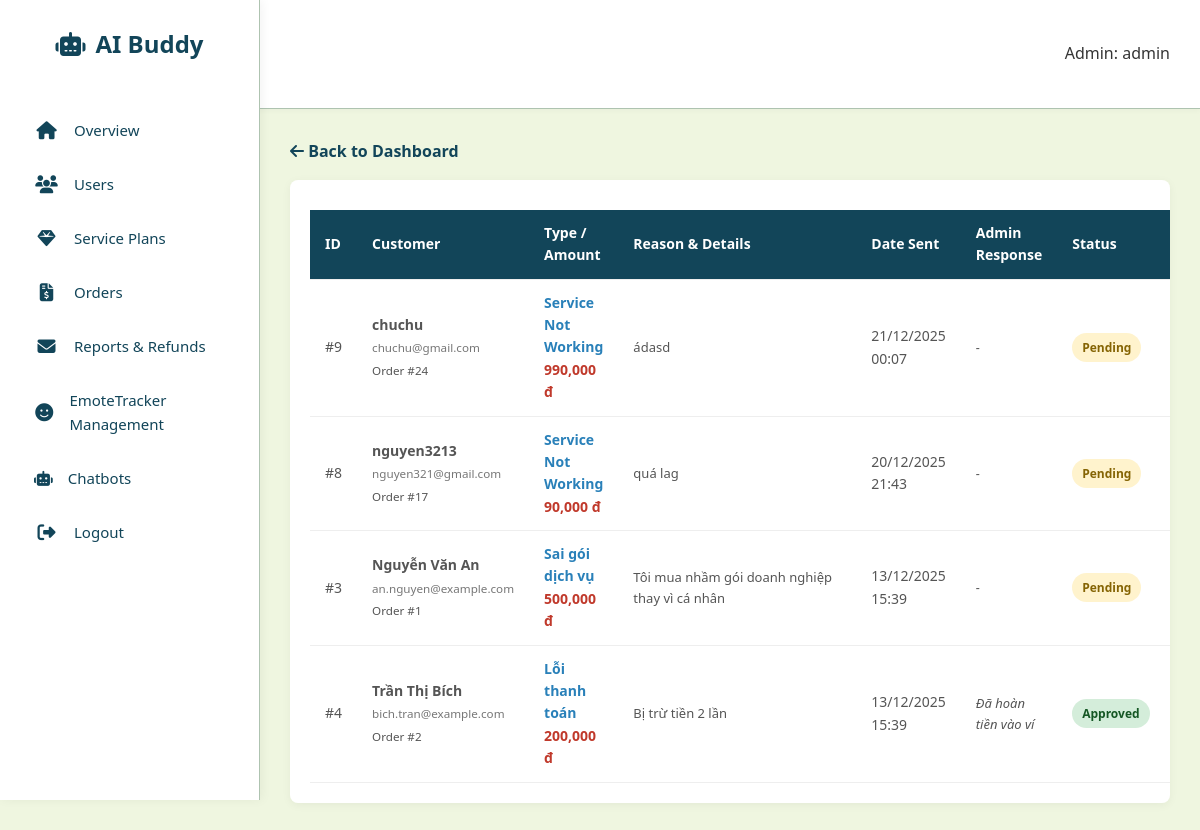
/admin_aibuddy/modules/reports/refunds.php (signed in), run on the app's committed database.
### tables this page shows
CREATE TABLE `refundrequest` (
  `RefundID` int(11) NOT NULL,
  `TransactionID` int(11) NOT NULL,
  `RefundType` varchar(20) DEFAULT NULL,
  `RefundAmount` decimal(10,2) DEFAULT NULL,
  `RefundDetails` text DEFAULT NULL,
  `EvidencePath` varchar(255) DEFAULT NULL,
  `RefundStatus` varchar(20) DEFAULT NULL,
  `AdminResponse` text DEFAULT NULL,
  `RequestDate` datetime DEFAULT current_timestamp(),
  `UpdatedDate` datetime DEFAULT NULL
);

CREATE TABLE `users` (
  `UserID` int(11) NOT NULL,
  `UserName` varchar(100) NOT NULL,
  `UserEmail` varchar(100) NOT NULL,
  `UserPassword` varchar(255) NOT NULL,
  `BirthDate` date DEFAULT NULL,
  `PhoneNumber` varchar(20) DEFAULT NULL,
  `Gender` varchar(10) DEFAULT NULL,
  `UsageLeft` int(11) DEFAULT 0 COMMENT 'Số lần sử dụng còn lại',
  `IsTrialActive` tinyint(1) DEFAULT 0 COMMENT 'Đang dùng thử hay không',
  `secret_answer` varchar(255) NOT NULL
);

CREATE TABLE `userorder` (
  `OrderID` int(11) NOT NULL,
  `UserID` int(11) NOT NULL,
  `PlanID` int(11) NOT NULL,
  `TotalAmount` decimal(10,2) DEFAULT NULL,
  `OrderStatus` varchar(20) DEFAULT NULL,
  `PurchaseTime` datetime DEFAULT current_timestamp()
);

### admin_aibuddy/modules/reports/refunds.php (the view, shortened to what this page needs)
<?php
require_once __DIR__ . '/../../config/db.php';
$sql = "
    SELECT r.*, u.UserName, u.UserEmail, o.OrderID
    FROM refundrequest r
    JOIN userorder o ON r.TransactionID = o.OrderID
    JOIN users u ON o.UserID = u.UserID
    ORDER BY r.RequestDate DESC
";
$result = $conn->query($sql);
?>
<!DOCTYPE html>
<html lang="en">
<head>
    <link rel="stylesheet" href="../../assets/css/style.css">
    <link rel="stylesheet" href="https://cdnjs.cloudflare.com/ajax/libs/font-awesome/6.4.0/css/all.min.css">
</head>
<body>
    <?php include __DIR__ . '/../../includes/sidebar.php'; ?>
    <div class="top-navbar">
        <h2>Refund Requests</h2>
        <div class="user-profile">
            <span>Admin: <?php echo $_SESSION['user_name']; ?></span>
        </div>
    </div>
    <div class="main-content">
        <a href="index.php" class="back-link"><i class="fa-solid fa-arrow-left"></i> Back to Dashboard</a>
        <div class="table-box">
            <table>
                <thead>
                    <tr>
                        <th>ID</th>
                        <th>Customer</th>
                        <th>Type / Amount</th>
                        <th width="25%">Reason & Details</th>
                        <th>Date Sent</th>
                        <th>Admin Response</th>
                        <th>Status</th>
                        <th width="15%">Actions</th>
                    </tr>
                </thead>
                <tbody>
                    <?php if ($result && $result->num_rows > 0): ?>
                        <?php while($row = $result->fetch_assoc()): ?>
                            <tr>
                                <td>#<?php echo $row['RefundID']; ?></td>
                                <td>
                                    <strong><?php echo htmlspecialchars($row['UserName']); ?></strong><br>
                                    <small style="color:#777;"><?php echo htmlspecialchars($row['UserEmail']); ?></small><br>
                                    <small>Order #<?php echo $row['OrderID']; ?></small>
                                </td>
                                <td>
                                    <span style="color:#2980b9; font-weight:bold;"><?php echo htmlspecialchars($row['RefundType']); ?></span><br>
                                    <span style="color:#c0392b; font-weight:bold;"><?php echo number_format($row['RefundAmount']); ?> đ</span>
                                </td>
                                <td>
                                    <div style="max-height:80px; overflow-y:auto; font-size:13px;">
                                        <?php echo nl2br(htmlspecialchars($row['RefundDetails'])); ?>
                                    </div>
                                </td>
                                <td><?php echo date('d/m/Y H:i', strtotime($row['RequestDate'])); ?></td>
                                <td style="font-size:13px; color:#555; font-style:italic;">
                                    <?php echo $row['AdminResponse'] ? htmlspecialchars($row['AdminResponse']) : '-'; ?>
                                </td>
                                <td>
                                    <?php
                                    $statusClass = 'status-pending';
                                    if ($row['RefundStatus'] == 'Approved') $statusClass = 'status-approved';
                                    ?>
                                    <span class="status-badge <?php echo $statusClass; ?>">
                                        <?php echo $row['RefundStatus']; ?>
                                    </span>
                                </td>
                                <td>
                                </td>
                            </tr>
                        <?php endwhile; ?>
                    <?php else: ?>
                        <tr><td colspan="8" style="text-align:center; padding: 20px;">No requests found.</td></tr>
                    <?php endif; ?>
                </tbody>
            </table>
        </div>
    </div>
</body>
</html>

### admin_aibuddy/assets/css/style.css (style rules this page uses)
:root { --primary-dark: #01161e; --primary: #124559; --primary-light: #598392; --accent: #33c6e7; --light: #aec3b0; --background: #eff6e0; --white: #ffffff; --gray: #d9d9d9; --text: #353535; --card-shadow: 0 5px 15px rgba(0, 0, 0, 0.08); --radius: 10px; --sidebar-width: 260px; }
* { box-sizing: border-box; }
body { font-family: 'Segoe UI', Tahoma, Geneva, Verdana, sans-serif; background-color: var(--background); color: var(--text); margin: 0; line-height: 1.6; }
.main-content { margin-left: var(--sidebar-width); padding: 30px; }
.top-navbar { background: var(--white); padding: 15px 30px; display: flex; justify-content: space-between; align-items: center; box-shadow: 0 2px 5px rgba(0,0,0,0.03); border-bottom: 1px solid var(--light); }
h2 { color: var(--primary); }

### admin_aibuddy/modules/reports/refunds.php (style rules this page uses)
.table-box { background: white; padding: 20px; border-radius: 8px; box-shadow: 0 2px 10px rgba(0,0,0,0.05); overflow-x: auto; }
table { width: 100%; border-collapse: collapse; margin-top: 10px; min-width: 1000px; }
th, td { padding: 12px 15px; text-align: left; border-bottom: 1px solid #eee; vertical-align: middle; }
th { background-color: var(--primary, #124559); color: white; font-weight: 600; font-size: 14px; }
td { color: #555; font-size: 14px; }
.status-badge { padding: 5px 10px; border-radius: 15px; font-size: 12px; font-weight: bold; display: inline-block; }
.status-pending { background: #fff3cd; color: #856404; }
.status-approved { background: #d4edda; color: #155724; }
.back-link { display: inline-block; margin-bottom: 15px; color: var(--primary); text-decoration: none; font-weight: 600; }

### data on the page
refundrequest: RefundID "9", users.UserName "chuchu", users.UserEmail "chuchu@gmail.com", TransactionID.OrderID "24", RefundType "Service Not Working", RefundAmount "990,000", RefundDetails "ádasd", RequestDate "21/12/2025 00:07", RefundStatus "Pending"
refundrequest: RefundID "8", users.UserName "nguyen3213", users.UserEmail "nguyen321@gmail.com", TransactionID.OrderID "17", RefundType "Service Not Working", RefundAmount "90,000", RefundDetails "quá lag", RequestDate "20/12/2025 21:43", RefundStatus "Pending"
refundrequest: RefundID "3", users.UserName "Nguyễn Văn An", users.UserEmail "an.nguyen@example.com", TransactionID.OrderID "1", RefundType "Sai gói dịch vụ", RefundAmount "500,000", RefundDetails "Tôi mua nhầm gói doanh nghiệp thay vì cá nhân", RequestDate "13/12/2025 15:39", RefundStatus "Pending"
refundrequest: RefundID "4", users.UserName "Trần Thị Bích", users.UserEmail "bich.tran@example.com", TransactionID.OrderID "2", RefundType "Lỗi thanh toán", RefundAmount "200,000", RefundDetails "Bị trừ tiền 2 lần", RequestDate "13/12/2025 15:39", AdminResponse "Đã hoàn tiền vào ví", RefundStatus "Approved"

### other printed values
$_SESSION['user_name'] "admin"
